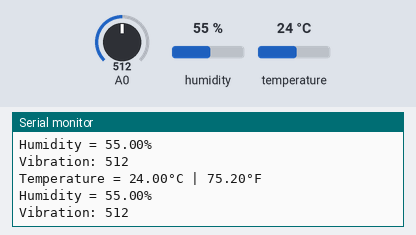
A sketch run on a simulated ESP8266 (NodeMCU). Shown: the last lines printed to the serial monitor. The inputs (shaded band) are chosen by the test bench; at power-on: humidity 55 %, A0 = 512, temperature 24 °C.

Above: at 1.8 s.
1.9 s: humidity set to 22 %
At 2.9 s:
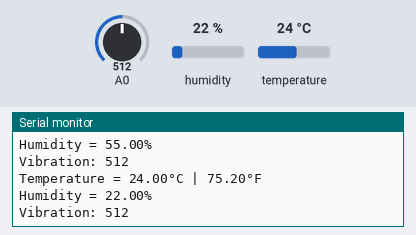
3.4 s: A0 set to 716
At 4.7 s:
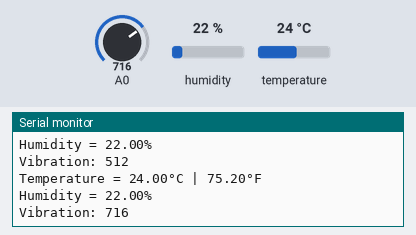
4.9 s: temperature set to 12 °C
At 5.9 s:
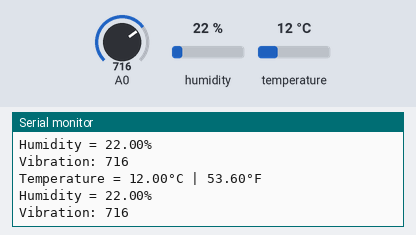
6.4 s: A0 set to 900
At 7.7 s:
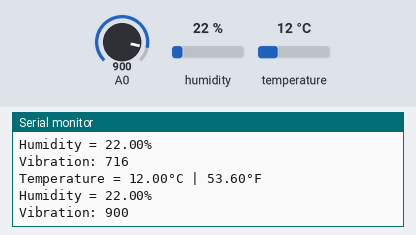
7.9 s: humidity set to 40 %
At 9.0 s:
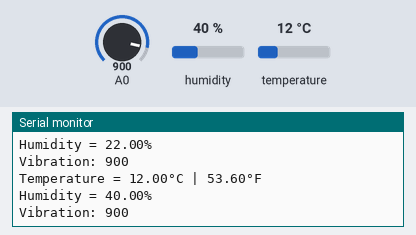
Timing chart, 0 to 10.4 s (numbered marks = the images above; inputs shaded):
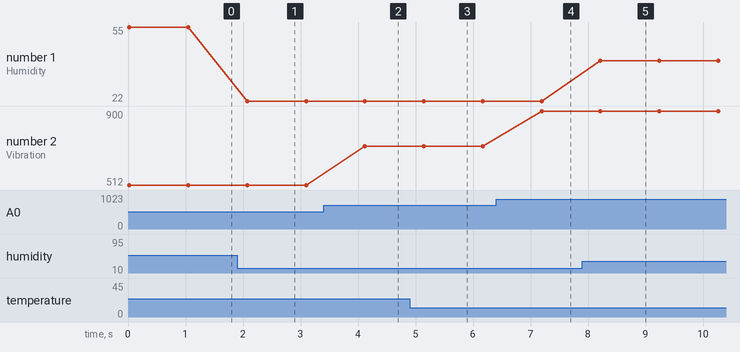

Measured:
- after the input at 1.9 s, the serial monitor: prints a new line after 0.17 s (image 1)
- after the input at 3.4 s, the serial monitor: prints a new line after 0.72 s (image 2)
- after the input at 4.9 s, the serial monitor: prints a new line after 0.24 s (image 3)
- after the input at 6.4 s, the serial monitor: prints a new line after 0.79 s (image 4)
- after the input at 7.9 s, the serial monitor: prints a new line after 0.32 s (image 5)
- plotted number 1: 55 → 22 after the input at 1.9 s, 22 → 40 after the input at 7.9 s
- plotted number 2: 512 → 716 after the input at 3.4 s, 716 → 900 after the input at 6.4 s

The sketch:

DHTBlynk.ino
```cpp
#include <dht.h>
#define outPin 8
#define VIBRATIONPIN 5


#define BLYNK_TEMPLATE_ID "TMPL2ijErC54j"
#define BLYNK_TEMPLATE_NAME "DHT"
#define BLYNK_AUTH_TOKEN "W2QZGcwudfhCNT5NGQtsfsVESy9xxuEq"


char ssid[] = "TEdataCDE53B";  // Your WiFi credentials.
char pass[] = "07914657xd";


#include <Blynk.h>
#include <ESP8266WiFi.h>
#include <BlynkSimpleEsp8266.h>


dht DHT;

int vibration;
float t;
float h;

void blynksetup() {

  Blynk.begin(BLYNK_AUTH_TOKEN, ssid, pass);

  delay(1000);
}
void blynkLoop() {
  Blynk.run();                // Initiates Blynk
  Blynk.virtualWrite(V0, t);  // Temperature
  Blynk.virtualWrite(V1, h);  // Humidity
  // lux++;
  // Serial.println(lux);
  delay(1000);
}


void setup() {
  pinMode(VIBRATIONPIN, INPUT);
  Serial.begin(115200);
}

void loop() {
  vibration = analogRead(VIBRATIONPIN);

  int readData = DHT.read11(outPin);

  t = DHT.temperature;
  h = DHT.humidity;

  Serial.print("Temperature = ");
  Serial.print(t);
  Serial.print("°C | ");
  Serial.print((t * 9.0) / 5.0 + 32.0);
  Serial.println("°F ");
  Serial.print("Humidity = ");
  Serial.print(h);
  Serial.println("% ");
  Serial.println("");

  Serial.print("Vibration: ");
  Serial.println(vibration);

  delay(1000);
}
```
